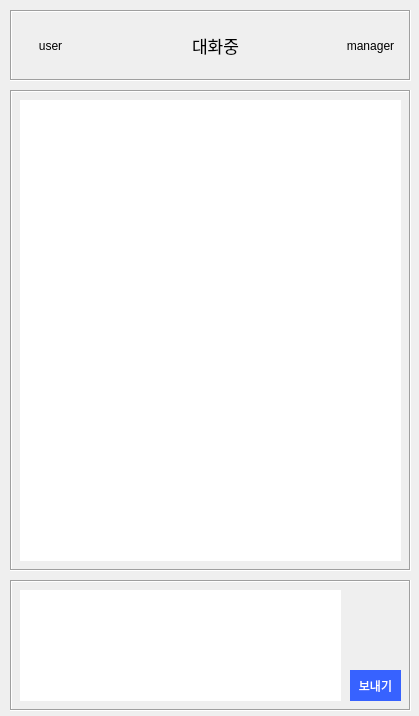
<?xml version="1.0" encoding="UTF-8"?>
<ui version="4.0">
 <class>Dialog</class>
 <widget class="QDialog" name="Dialog">
  <property name="geometry">
   <rect>
    <x>0</x>
    <y>0</y>
    <width>419</width>
    <height>716</height>
   </rect>
  </property>
  <property name="windowTitle">
   <string>Dialog</string>
  </property>
  <widget class="QFrame" name="ClientTalk">
   <property name="geometry">
    <rect>
     <x>10</x>
     <y>90</y>
     <width>401</width>
     <height>481</height>
    </rect>
   </property>
   <property name="frameShape">
    <enum>QFrame::Box</enum>
   </property>
   <property name="frameShadow">
    <enum>QFrame::Sunken</enum>
   </property>
   <widget class="QWidget" name="client_talk" native="true">
    <property name="geometry">
     <rect>
      <x>10</x>
      <y>10</y>
      <width>381</width>
      <height>461</height>
     </rect>
    </property>
    <property name="styleSheet">
     <string notr="true">background-color: rgb(255, 255, 255);</string>
    </property>
   </widget>
  </widget>
  <widget class="QFrame" name="CHATROOM">
   <property name="geometry">
    <rect>
     <x>10</x>
     <y>10</y>
     <width>401</width>
     <height>71</height>
    </rect>
   </property>
   <property name="frameShape">
    <enum>QFrame::Box</enum>
   </property>
   <property name="frameShadow">
    <enum>QFrame::Sunken</enum>
   </property>
   <widget class="QLabel" name="user_profile">
    <property name="geometry">
     <rect>
      <x>0</x>
      <y>0</y>
      <width>81</width>
      <height>71</height>
     </rect>
    </property>
    <property name="text">
     <string>user</string>
    </property>
    <property name="alignment">
     <set>Qt::AlignCenter</set>
    </property>
   </widget>
   <widget class="QLabel" name="manager_profile">
    <property name="geometry">
     <rect>
      <x>320</x>
      <y>0</y>
      <width>81</width>
      <height>71</height>
     </rect>
    </property>
    <property name="text">
     <string>manager</string>
    </property>
    <property name="alignment">
     <set>Qt::AlignCenter</set>
    </property>
    <property name="wordWrap">
     <bool>true</bool>
    </property>
   </widget>
   <widget class="QLabel" name="lb_chatstate">
    <property name="geometry">
     <rect>
      <x>120</x>
      <y>20</y>
      <width>171</width>
      <height>31</height>
     </rect>
    </property>
    <property name="font">
     <font>
      <family>EF_수박화체</family>
      <pointsize>13</pointsize>
     </font>
    </property>
    <property name="text">
     <string>대화중</string>
    </property>
    <property name="alignment">
     <set>Qt::AlignCenter</set>
    </property>
   </widget>
  </widget>
  <widget class="QFrame" name="ClientMsg">
   <property name="geometry">
    <rect>
     <x>10</x>
     <y>580</y>
     <width>401</width>
     <height>131</height>
    </rect>
   </property>
   <property name="frameShape">
    <enum>QFrame::Box</enum>
   </property>
   <property name="frameShadow">
    <enum>QFrame::Sunken</enum>
   </property>
   <widget class="QPushButton" name="btn_talk_send">
    <property name="geometry">
     <rect>
      <x>340</x>
      <y>90</y>
      <width>51</width>
      <height>31</height>
     </rect>
    </property>
    <property name="styleSheet">
     <string notr="true">background-color: rgb(55, 98, 255);
border-radius:20px;
color:white;</string>
    </property>
    <property name="text">
     <string>보내기</string>
    </property>
    <property name="flat">
     <bool>true</bool>
    </property>
   </widget>
   <widget class="QTextEdit" name="client_message">
    <property name="geometry">
     <rect>
      <x>10</x>
      <y>10</y>
      <width>321</width>
      <height>111</height>
     </rect>
    </property>
    <property name="frameShape">
     <enum>QFrame::NoFrame</enum>
    </property>
    <property name="acceptRichText">
     <bool>true</bool>
    </property>
   </widget>
  </widget>
 </widget>
 <resources/>
 <connections/>
</ui>
